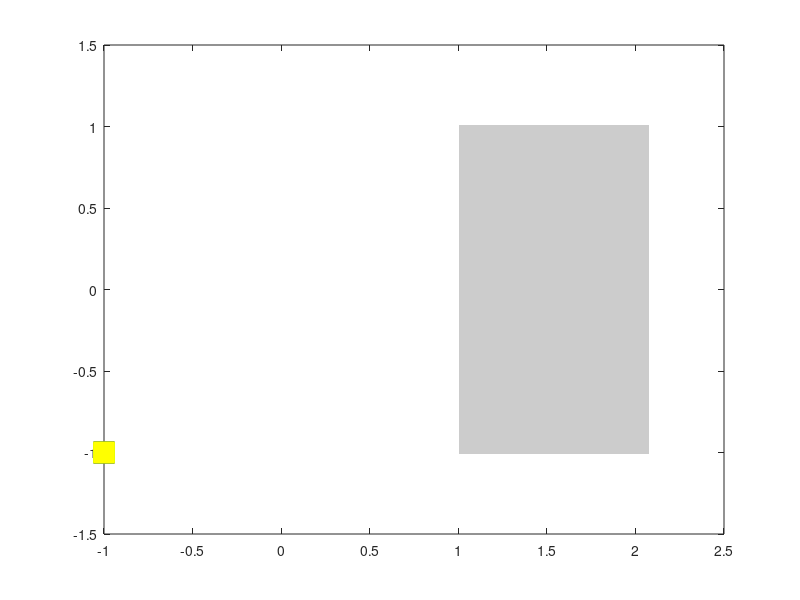

Here is the MATLAB script that generated this plot: (Note: this script raises an error after producing the figure.)
function plot_vFvstheta_shift_noinset()

figure();
hold on;
box on;

suffix = 'eh';
clr = 'br';

% %Just for legend
hLine1 = plot(-1 , -1, 'bs', 'MarkerFaceColor', 'b', 'MarkerSize', 15);
hLine2 = plot(-1 , -1, 'rs', 'MarkerFaceColor', 'r', 'MarkerSize', 15);
hLine3 = plot(-1 , -1, 'gs', 'MarkerFaceColor', 'g', 'MarkerSize', 15);
hLine4 = plot(-1 , -1, 'ys', 'MarkerFaceColor', 'y', 'MarkerSize', 15);

degexp = [1.06 1.07 1.08 1.11 1.24 1.59 2.02];

clrcode{1} = [1 0 0];
% clrcode{2} = [1 0 0];
clrcode{2} = [1 0 0];

clrcode{3} = [0 0 0];
clrcode{4} = [0.4 0.2 0.6];

clrcodeezzi{1} = [0 0 1];
% clrcodeezzi{2} = [1 1 0];
clrcodeezzi{2} = [0 0 1];

clrcodeezzi{3} = [	000 106 110]/255;
clrcodeezzi{4} = [0 1 1];

degM = 0.8201;

%Shading
[px, py] = plotshaded([1+4e-3 1.03 * max(degexp)-4e-3], [-1-1e-2 -1-1e-2; 1+1e-2 1+1e-2], [0.8 0.8 0.8], '');

%Plot experiment
for k = 1:2
    for deg = degexp
        if deg < 1.59 && deg ~= 1.07
            suf = suffix(k);
        elseif deg == 1.07
            suf = suffix(1); %exception
        else            
            suf = suffix(1); %exception
        end   
        load(['paramPlanckian_deg' num2str(deg) '_' suf '.mat']);

%         if deg <= 1.2295
%             y2 = (param(2) + paramdelta(2) - relaxcarrvelocity(deg)) / relaxcarrvelocity(deg);
%             y1 = (param(2) - paramdelta(2) - relaxcarrvelocity(deg)) / relaxcarrvelocity(deg);
%             y = (param(2) - relaxcarrvelocity(deg)) / relaxcarrvelocity(deg);
%         else
%             y2 = (param(2) + paramdelta(2) - relaxcarrvelocity_highangle(deg)) / relaxcarrvelocity_highangle(deg);
%             y1 = (param(2) - paramdelta(2) - relaxcarrvelocity_highangle(deg)) / relaxcarrvelocity_highangle(deg);           
%             y = (param(2) - relaxcarrvelocity_highangle(deg)) / relaxcarrvelocity_highangle(deg);
%         end
        
        vFth = relaxcarrvelocity_new(deg, degM);
        y2 = (param(2) + paramdelta(2) - vFth) / vFth;
        y1 = (param(2) - paramdelta(2) - vFth) / vFth;           
        y = (param(2) - vFth) / vFth;
                
%         h = abs(y2 - y1);
%         w = 0.09;
        
%         ['paramPlanckian_deg' num2str(deg) '_' suf '.mat']
%         deg
%         param(2)
%         param
%         vFth        

%         xpos = deg + [-(w / 2)  (w / 2)];
%         xposrect = (deg - w / 2);
%         wrect = w;
% 
%         %Exception
%         k0 = 0;
%         if (deg == 1.06 && k == 2)
%             xpos = deg + [-(w / 2)  0];
%             wrect = w / 2;
%         elseif (deg == 1.11 || deg == 1.24 || deg == 1.59 || deg == 2.02) && k == 1
%             xpos = deg + [-(w / 2)  -(w / 4)];            
%             wrect = w / 4;            
%         elseif (deg == 1.11 || deg == 1.24 || deg == 1.59 || deg == 2.02) && k == 2
%             xpos = deg + [-(w / 4) 0];
%             xposrect = deg - w / 4;
%             wrect = w / 4;
%         elseif deg == 1.07
%             xpos = deg + [-(w / 2) (w / 2)];
%             xposrect = deg - w / 2;
%             wrect = w;            
%             k0 = 2;
%         end
%         
%         line(xpos, y * [1 1], 'Color', clrcode{k + k0}, 'LineWidth', 4);
%         rectangle('Position', [xposrect min([y1 y2]) wrect h], 'FaceColor', [clrcode{k + k0} 0.4], 'LineWidth', 1, 'EdgeColor', 'none'); %, 'EdgeColor', clrcode{k}
        
%         errorbar(deg, param(2), paramdelta(2), [clr(k) 's'], 'LineWidth', 2, 'MarkerSize', 10);

        deltadeg = 0.018;
        if k == 1
            errorbar(deg + deltadeg, y, y2 - y, 's', 'Color', clrcode{k}, 'LineWidth', 2, 'MarkerSize', 15, 'MarkerFaceColor', clrcode{k}); %
        else           
            errorbar(deg - deltadeg, y, y2 - y, 'o', 'Color', clrcode{k}, 'LineWidth', 2, 'MarkerSize', 15, 'MarkerFaceColor', clrcode{k});
        end
        
        %Ezzi model
        vFtheory = relaxezzivelocity(deg, degM);
        y2 = (param(2) + paramdelta(2) - vFtheory) / vFtheory;
        y1 = (param(2) - paramdelta(2) - vFtheory) / vFtheory;
        y = (param(2) - vFtheory) / vFtheory;
%         h = abs(y2 - y1);
% 
%         xpos = deg + [-(w / 2)  (w / 2)];
%         xposrect = (deg - w / 2);
%         wrect = w;        
%         
%         %Exception
%         k0 = 0;
%         if deg == 1.06 && k == 1
%             xpos = deg + [0  (w / 2)];
%             xposrect = deg;
%             wrect = w / 2;
%         elseif (deg == 1.11 || deg == 1.24 || deg == 1.59 || deg == 2.02) && k == 1
%             xpos = deg + [0 (w / 4)];
%             xposrect = deg;
%             wrect = w / 4;
%         elseif (deg == 1.11 || deg == 1.24 || deg == 1.59 || deg == 2.02) && k == 2
%             xpos = deg + w / 4 + [0 (w / 4)];
%             xposrect = deg + w / 4;
%             wrect = w / 4;          
%         elseif deg == 1.07
%             xpos = deg + [-(w / 2) (w / 2)];
%             xposrect = deg - w / 2;
%             wrect = w;            
%             k0 = 2;            
%         end        
%         
%         line(xpos, y * [1 1], 'Color', clrcodeezzi{k + k0}, 'LineWidth', 4);
%         rectangle('Position', [xposrect min([y1 y2]) wrect h], 'FaceColor', [clrcodeezzi{k + k0} 0.4], 'EdgeColor', 'none', 'LineWidth', 1);  %clrcodeezzi{k}      

        deltadeg = 0.018;
        if k == 1
            errorbar(deg + deltadeg, y, y2 - y , 's', 'Color', clrcodeezzi{k}, 'LineWidth', 2, 'MarkerSize', 15, 'MarkerFaceColor', clrcodeezzi{k}); %
        else           
            errorbar(deg - deltadeg, y, y2 - y, 'o', 'Color', clrcodeezzi{k}, 'LineWidth', 2, 'MarkerSize', 15, 'MarkerFaceColor', clrcodeezzi{k});
        end

    end    
end

%Plot theory
% degtheory = linspace(1.06, 2.1, 30);
% vbarmodel1 = vbarfun(degtheory);
% plot(degtheory, vbarmodel1, 'k', 'LineWidth', 2);
% index2 = degtheory <= 1.2295;
% index2b = degtheory >= 1.3;
% vbarmodel2 = arrayfun(@(degg) relaxcarrvelocity(degg), degtheory(index2));
% vbarmodel2b = arrayfun(@(degg) relaxcarrvelocity_highangle(degg), degtheory(index2b));
% index3 = degtheory <= 2;
% vbarmodel3 = arrayfun(@(degg) relaxlampsvelocity(degg), degtheory(index3));
% plot(degtheory, vbarmodel1, 'k', 'LineWidth', 2);
% plot([degtheory(index2) degtheory(index2b)], [vbarmodel2 smooth(smooth(vbarmodel2b).').'], 'b', 'LineWidth', 2);
% plot(degtheory(index3), vbarmodel3, 'r', 'LineWidth', 2);

%Theory
% degtheory = linspace(1.06, 2.1, 30);
% vbarmodel1 = vbarfun(degtheory);
degtheory = linspace(1, 2.1, 30);
% vbarmodel1 = arrayfun(@(degg) rigidvelocity(degg), degtheory);
% plot(degtheory, vbarmodel1, 'k', 'LineWidth', 2);
index2 = degtheory <= 1.2295;
index2b = degtheory >= 1.23; %1.3
% vbarmodel2 = arrayfun(@(degg) relaxcarrvelocity(degg), degtheory(index2));
% vbarmodel2b = arrayfun(@(degg) relaxcarrvelocity_highangle(degg), degtheory(index2b));
% index3 = degtheory <= 2;
% vbarmodel3 = arrayfun(@(degg) relaxlampsvelocity(degg), degtheory(index3));

degtheory2 = [degtheory(index2) degtheory(index2b)];
% vbar2 = [0.968*vbarmodel2 smooth(smooth(vbarmodel2b).').'];

% %Shading
% [px, py] = plotshaded(degtheory, [vbarmodel1; vbar2], [0.8 0.8 0.8], '');

%Plot theory
% plot(degtheory, vbarmodel1, 'k', 'LineWidth', 2);
% plot(degtheory2, vbar2, 'b', 'LineWidth', 2);
%plot(degtheory(index3), vbarmodel3, 'r', 'LineWidth', 2);

xlabel('$\theta~(^\circ)$', 'FontSize', 30, 'Interpreter', 'latex');
% ylabel('$\Delta v_F/v_F^\mathrm{theory}$', 'FontSize', 30, 'Interpreter', 'latex');
ylabel('$(v_F^\mathrm{exp} - v_F^\mathrm{theory})/v_F^\mathrm{theory}$', 'FontSize', 30, 'Interpreter', 'latex');

% legend('Electron - Relaxation model 1', 'Holes - Relaxation model 1', 'Electron - Relaxation model 2', 'Holes - Relaxation model 2', 'FontSize', 15, 'Interpreter', 'latex', 'Position', [.29 .68 .1 .1]);
% legend boxoff;

annotation('textbox', [0.14 0.80 .1 .1], 'String', '(b)', 'LineStyle', 'none','Interpreter', 'latex', 'FontSize', 30);
annotation('textbox', [0.23 0.79 .1 .1], 'String', {'Planckian', 'theory'}, 'LineStyle', 'none','Interpreter', 'latex', 'FontSize', 30);
% annotation('textbox', [.15 .82 .1 .1], 'String', '', 'LineStyle', 'none','Interpreter', 'latex', 'FontSize', 25);
% a=annotation('textbox', [0.6710 0.48 .1 .1], 'String', {'Rigid lattice'}, 'LineStyle', 'none','Interpreter', 'latex', 'FontSize', 22);
% b=annotation('textbox', [0.5532 0.62 .1 .1], 'String', {'Relaxation model 1'}, 'Color', 'b', 'LineStyle', 'none','Interpreter', 'latex', 'FontSize', 22);
% c=annotation('textbox', [0.5461 0.24 .1 .1], 'String', {'Relaxation model 2'}, 'Color', 'r', 'LineStyle', 'none','Interpreter', 'latex', 'FontSize', 22);

annotation('textbox', [0.56 0.26 .1 .1], 'String', 'Bad agreement', 'LineStyle', 'none','Interpreter', 'latex', 'FontSize', 23); %{'Electron-phonon','theory'}
annotation('textbox', [0.56 0.195 .1 .1], 'String', 'Good agreement', 'LineStyle', 'none','Interpreter', 'latex', 'FontSize', 23); %{'Electron-phonon','theory'}


xlim([1 1.03 * max(degexp)]);
ylim0 = ylim;
% ylim([min(ylim0) 1.1 * max(ylim0)]);
ylim([-1 11]);
% ylim([01.7]);

set(gca, 'LineWidth', 3, 'FontSize', 25, 'FontWeight', 'bold');

% %Inset%%%%%%%%%%%%%%%%%%%%%%%%%%%%%%%%%%%%%%%
% axes('Position',[.32 .31 .29 .32]);
% box on
% hold on
% 
% clrrigid{1} = [1 .5 0];
% clrrigid{2} = [0.34 0.7686 0.6784];
% 
% %Just for legend
% plot(-1 , -1, 's', 'Color', clrrigid{1}, 'MarkerFaceColor', clrrigid{1}, 'MarkerSize', 15);
% plot(-1 , -1, 's', 'Color', clrrigid{2}, 'MarkerFaceColor', clrrigid{2}, 'MarkerSize', 15);
% 
% for k = 1:2
%     for deg = degexp
%         if deg < 1.59
%             suf = suffix(k);
%         else
%             suf = suffix(1); %exception
%         end
%         
%         load(['paramPlanckian_deg' num2str(deg) '_' suf '.mat']);
%         
%         vFth = rigidvelocity(deg);
%         y2 = (param(2) + paramdelta(2) - vFth) / vFth;
%         y1 = (param(2) - paramdelta(2) - vFth) / vFth;
%         y = (param(2) - vFth) / vFth;
%         
%         ['paramPlanckian_deg' num2str(deg) '_' suf '.mat']
%         deg
%         param(2)
%         param
%         vFth
%         
%         h = abs(y2 - y1);
%         w = 0.06;
%         [(deg - w / 2) min([y1 y2]) w h]
% 
%         line(deg + [-(w / 2)  (w / 2)], y * [1 1], 'Color', clrrigid{k}, 'LineWidth', 2);
%         rectangle('Position', [(deg - w / 2) min([y1 y2]) w h], 'FaceColor', [clrrigid{k} 0.5], 'EdgeColor', 'none', 'LineWidth', 1);                    
%     end    
% end
% 
% xlabel('$\theta~(^\circ)$', 'FontSize', 15, 'Interpreter', 'latex');
% ylabel('$(v_F^\mathrm{exp} - v_F^\mathrm{theory})/v_F^\mathrm{theory}$', 'FontSize', 15, 'Interpreter', 'latex');
% 
% legend('Electron - Rigid', 'Holes - Rigid', 'FontSize', 13, 'Interpreter', 'latex', 'Position', [.3 .53 .1 .1]);
% legend boxoff;
% 
% set(gca, 'LineWidth', 2, 'FontSize', 15, 'FontWeight', 'bold');
% 
% xlim([1 1.02 * max(degexp)]);
% ylim0 = ylim;
% % ylim([.2 * min(ylim0) 1.4 * max(ylim0)]);

print('-dpdf', 'vF_vs_theta_Planckian_shift_noinset.pdf');

end

%Shading
    function [px, py] = plotshaded(x, y, fstr, dispname)

	px = [x,fliplr(x)]; % make closed patch
%    px = [x(1, :), fliplr(x(2, :))]; % make closed patch
	py = [y(1, :), fliplr(y(2, :))];
	p(1) = patch(px, py, 1,'FaceColor', fstr, 'EdgeColor', 'none', 'DisplayName', dispname); %'FaceAlpha', 0.2
    end